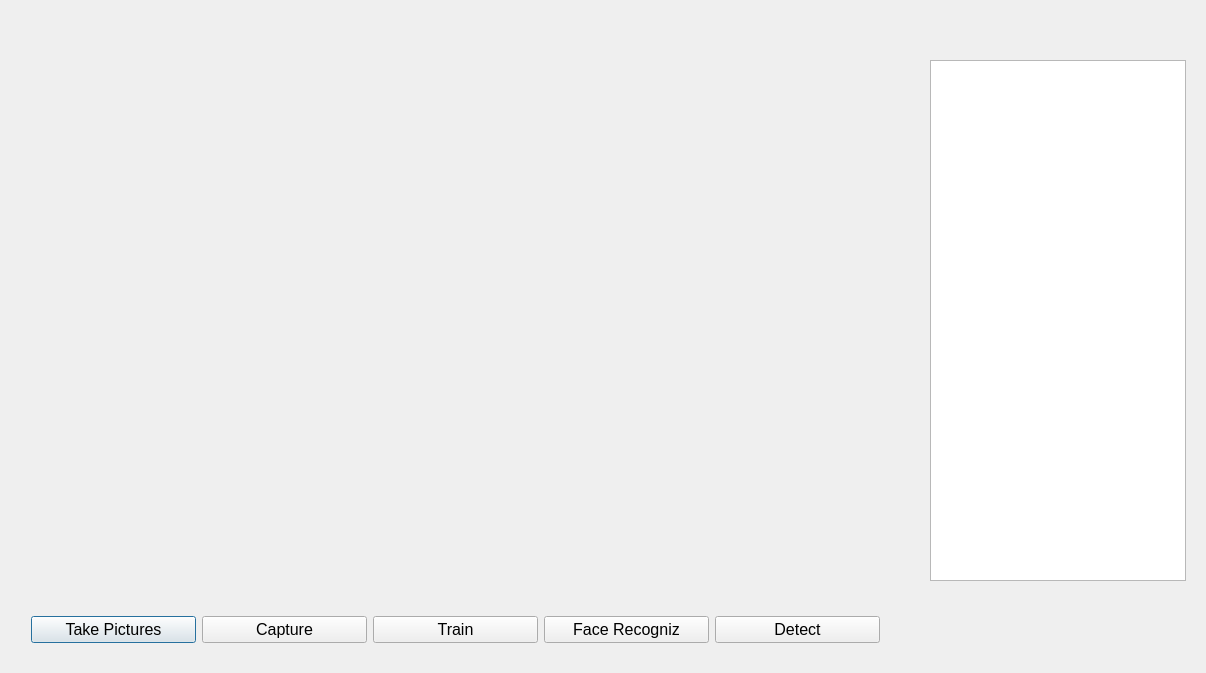
<?xml version="1.0" encoding="UTF-8"?>
<ui version="4.0">
 <class>WebCam</class>
 <widget class="QDialog" name="WebCam">
  <property name="geometry">
   <rect>
    <x>0</x>
    <y>0</y>
    <width>1206</width>
    <height>673</height>
   </rect>
  </property>
  <property name="minimumSize">
   <size>
    <width>640</width>
    <height>480</height>
   </size>
  </property>
  <property name="font">
   <font>
    <pointsize>12</pointsize>
   </font>
  </property>
  <property name="windowTitle">
   <string>基於RaspberryPi的人臉辨識系統</string>
  </property>
  <widget class="QLabel" name="webcamView">
   <property name="geometry">
    <rect>
     <x>30</x>
     <y>30</y>
     <width>861</width>
     <height>551</height>
    </rect>
   </property>
   <property name="minimumSize">
    <size>
     <width>640</width>
     <height>480</height>
    </size>
   </property>
   <property name="autoFillBackground">
    <bool>true</bool>
   </property>
   <property name="text">
    <string/>
   </property>
  </widget>
  <widget class="QTextBrowser" name="camMessage">
   <property name="geometry">
    <rect>
     <x>930</x>
     <y>60</y>
     <width>256</width>
     <height>521</height>
    </rect>
   </property>
   <property name="font">
    <font>
     <pointsize>12</pointsize>
    </font>
   </property>
  </widget>
  <widget class="QWidget" name="horizontalLayoutWidget">
   <property name="geometry">
    <rect>
     <x>20</x>
     <y>590</y>
     <width>871</width>
     <height>80</height>
    </rect>
   </property>
   <layout class="QHBoxLayout" name="horizontalLayout">
    <property name="sizeConstraint">
     <enum>QLayout::SetDefaultConstraint</enum>
    </property>
    <item>
     <widget class="QPushButton" name="takePictures">
      <property name="layoutDirection">
       <enum>Qt::LeftToRight</enum>
      </property>
      <property name="text">
       <string>Take Pictures</string>
      </property>
     </widget>
    </item>
    <item>
     <widget class="QPushButton" name="cameraOpen">
      <property name="text">
       <string>Capture</string>
      </property>
     </widget>
    </item>
    <item>
     <widget class="QPushButton" name="training">
      <property name="text">
       <string>Train</string>
      </property>
     </widget>
    </item>
    <item>
     <widget class="QPushButton" name="recognizing">
      <property name="text">
       <string>Face Recogniz</string>
      </property>
     </widget>
    </item>
    <item>
     <widget class="QPushButton" name="faceDetect">
      <property name="text">
       <string>Detect</string>
      </property>
     </widget>
    </item>
   </layout>
  </widget>
 </widget>
 <layoutdefault spacing="6" margin="11"/>
 <resources/>
 <connections/>
</ui>
